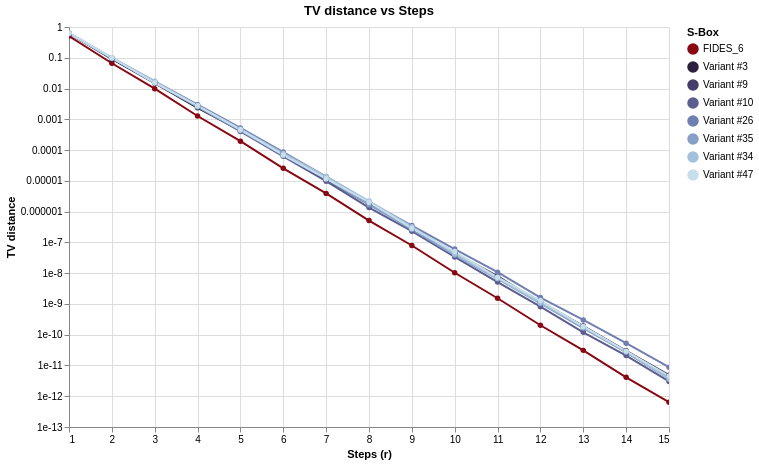

Notebook cell for this chart:
### Code cell
chart_tv = compare_tv_distance_altair(
    specs,
    r_values=list(range(1,16)),
    log_scale=True,
    detail=False
)
chart_tv

### Figure 1 — Vega-Lite specification as saved in the notebook (floating-point values rounded to 4 significant figures)
{"config": {"view": {"continuousWidth": 300, "continuousHeight": 300}}, "data": {"name": "data-20da9564bc5ebf646af35356b3aa4ada"}, "mark": {"type": "line", "point": true}, "encoding": {"color": {"field": "S-Box", "legend": {"title": "S-Box"}, "scale": {"domain": ["FIDES_6", "Variant #3", "Variant #9", "Variant #10", "Variant #26", "Variant #35", "Variant #34", "Variant #47"], "range": ["#880811", "#2b1f3e", "#453c6b", "#5b5d91", "#707fb1", "#87a0c8", "#a4c1db", "#c7dfeb"]}, "type": "nominal"}, "tooltip": [{"field": "r", "type": "quantitative"}, {"field": "S-Box", "type": "nominal"}, {"field": "TV distance", "type": "quantitative"}], "x": {"field": "r", "title": "Steps (r)", "type": "quantitative"}, "y": {"field": "TV distance", "scale": {"type": "log"}, "title": "TV distance", "type": "quantitative"}}, "height": 400, "params": [{"name": "param_21", "select": {"type": "interval", "encodings": ["x", "y"]}, "bind": "scales"}], "title": "TV distance vs Steps", "width": 600, "$schema": "https://vega.github.io/schema/vega-lite/v5.20.1.json", "datasets": {"data-20da9564bc5ebf646af35356b3aa4ada": [{"r": 1, "S-Box": "FIDES_6", "TV distance": 0.5082}, {"r": 2, "S-Box": "FIDES_6", "TV distance": 0.06628}, {"r": 3, "S-Box": "FIDES_6", "TV distance": 0.0099}, {"r": 4, "S-Box": "FIDES_6", "TV distance": 0.001279}, {"r": 5, "S-Box": "FIDES_6", "TV distance": 0.0001952}, {"r": 6, "S-Box": "FIDES_6", "TV distance": 2.556e-05}, {"r": 7, "S-Box": "FIDES_6", "TV distance": 3.914e-06}, {"r": 8, "S-Box": "FIDES_6", "TV distance": 5.103e-07}, {"r": 9, "S-Box": "FIDES_6", "TV distance": 7.921e-08}, {"r": 10, "S-Box": "FIDES_6", "TV distance": 1.029e-08}, {"r": 11, "S-Box": "FIDES_6", "TV distance": 1.53e-09}, {"r": 12, "S-Box": "FIDES_6", "TV distance": 2.028e-10}, {"r": 13, "S-Box": "FIDES_6", "TV distance": 3.095e-11}, {"r": 14, "S-Box": "FIDES_6", "TV distance": 4.113e-12}, {"r": 15, "S-Box": "FIDES_6", "TV distance": 6.428e-13}, {"r": 1, "S-Box": "Variant #3", "TV distance": 0.619}, {"r": 2, "S-Box": "Variant #3", "TV distance": 0.09144}, {"r": 3, "S-Box": "Variant #3", "TV distance": 0.01496}, {"r": 4, "S-Box": "Variant #3", "TV distance": 0.002355}, {"r": 5, "S-Box": "Variant #3", "TV distance": 0.0004287}, {"r": 6, "S-Box": "Variant #3", "TV distance": 7.183e-05}, {"r": 7, "S-Box": "Variant #3", "TV distance": 1.076e-05}, {"r": 8, "S-Box": "Variant #3", "TV distance": 1.746e-06}, {"r": 9, "S-Box": "Variant #3", "TV distance": 3.047e-07}, {"r": 10, "S-Box": "Variant #3", "TV distance": 4.516e-08}, {"r": 11, "S-Box": "Variant #3", "TV distance": 7.035e-09}, {"r": 12, "S-Box": "Variant #3", "TV distance": 1.187e-09}, {"r": 13, "S-Box": "Variant #3", "TV distance": 1.914e-10}, {"r": 14, "S-Box": "Variant #3", "TV distance": 3.001e-11}, {"r": 15, "S-Box": "Variant #3", "TV distance": 4.813e-12}, {"r": 1, "S-Box": "Variant #9", "TV distance": 0.619}, {"r": 2, "S-Box": "Variant #9", "TV distance": 0.09291}, {"r": 3, "S-Box": "Variant #9", "TV distance": 0.01608}, {"r": 4, "S-Box": "Variant #9", "TV distance": 0.002845}, {"r": 5, "S-Box": "Variant #9", "TV distance": 0.0004502}, {"r": 6, "S-Box": "Variant #9", "TV distance": 7.91e-05}, {"r": 7, "S-Box": "Variant #9", "TV distance": 1.207e-05}, {"r": 8, "S-Box": "Variant #9", "TV distance": 1.853e-06}, {"r": 9, "S-Box": "Variant #9", "TV distance": 2.981e-07}, {"r": 10, "S-Box": "Variant #9", "TV distance": 4.472e-08}, {"r": 11, "S-Box": "Variant #9", "TV distance": 7.95e-09}, {"r": 12, "S-Box": "Variant #9", "TV distance": 1.092e-09}, {"r": 13, "S-Box": "Variant #9", "TV distance": 1.81e-10}, {"r": 14, "S-Box": "Variant #9", "TV distance": 2.693e-11}, {"r": 15, "S-Box": "Variant #9", "TV distance": 3.706e-12}, {"r": 1, "S-Box": "Variant #10", "TV distance": 0.6349}, {"r": 2, "S-Box": "Variant #10", "TV distance": 0.09778}, {"r": 3, "S-Box": "Variant #10", "TV distance": 0.01563}, {"r": 4, "S-Box": "Variant #10", "TV distance": 0.002643}, {"r": 5, "S-Box": "Variant #10", "TV distance": 0.0004026}, {"r": 6, "S-Box": "Variant #10", "TV distance": 6.283e-05}, {"r": 7, "S-Box": "Variant #10", "TV distance": 9.743e-06}, {"r": 8, "S-Box": "Variant #10", "TV distance": 1.354e-06}, {"r": 9, "S-Box": "Variant #10", "TV distance": 2.313e-07}, {"r": 10, "S-Box": "Variant #10", "TV distance": 3.372e-08}, {"r": 11, "S-Box": "Variant #10", "TV distance": 5.122e-09}, {"r": 12, "S-Box": "Variant #10", "TV distance": 8.123e-10}, {"r": 13, "S-Box": "Variant #10", "TV distance": 1.199e-10}, {"r": 14, "S-Box": "Variant #10", "TV distance": 2.101e-11}, {"r": 15, "S-Box": "Variant #10", "TV distance": 3.009e-12}, {"r": 1, "S-Box": "Variant #26", "TV distance": 0.619}, {"r": 2, "S-Box": "Variant #26", "TV distance": 0.101}, {"r": 3, "S-Box": "Variant #26", "TV distance": 0.01696}, {"r": 4, "S-Box": "Variant #26", "TV distance": 0.002994}, {"r": 5, "S-Box": "Variant #26", "TV distance": 0.0005247}, {"r": 6, "S-Box": "Variant #26", "TV distance": 8.628e-05}, {"r": 7, "S-Box": "Variant #26", "TV distance": 1.366e-05}, {"r": 8, "S-Box": "Variant #26", "TV distance": 2.067e-06}, {"r": 9, "S-Box": "Variant #26", "TV distance": 3.525e-07}, {"r": 10, "S-Box": "Variant #26", "TV distance": 6.077e-08}, {"r": 11, "S-Box": "Variant #26", "TV distance": 1.081e-08}, {"r": 12, "S-Box": "Variant #26", "TV distance": 1.614e-09}, {"r": 13, "S-Box": "Variant #26", "TV distance": 3.026e-10}, {"r": 14, "S-Box": "Variant #26", "TV distance": 5.286e-11}, {"r": 15, "S-Box": "Variant #26", "TV distance": 8.779e-12}, {"r": 1, "S-Box": "Variant #35", "TV distance": 0.619}, {"r": 2, "S-Box": "Variant #35", "TV distance": 0.099}, {"r": 3, "S-Box": "Variant #35", "TV distance": 0.01544}, {"r": 4, "S-Box": "Variant #35", "TV distance": 0.002516}, {"r": 5, "S-Box": "Variant #35", "TV distance": 0.0004262}, {"r": 6, "S-Box": "Variant #35", "TV distance": 6.676e-05}, {"r": 7, "S-Box": "Variant #35", "TV distance": 1.158e-05}, {"r": 8, "S-Box": "Variant #35", "TV distance": 1.677e-06}, {"r": 9, "S-Box": "Variant #35", "TV distance": 2.642e-07}, {"r": 10, "S-Box": "Variant #35", "TV distance": 3.874e-08}, {"r": 11, "S-Box": "Variant #35", "TV distance": 6.549e-09}, {"r": 12, "S-Box": "Variant #35", "TV distance": 1.041e-09}, {"r": 13, "S-Box": "Variant #35", "TV distance": 1.644e-10}, {"r": 14, "S-Box": "Variant #35", "TV distance": 2.729e-11}, {"r": 15, "S-Box": "Variant #35", "TV distance": 4.045e-12}, {"r": 1, "S-Box": "Variant #34", "TV distance": 0.619}, {"r": 2, "S-Box": "Variant #34", "TV distance": 0.09803}, {"r": 3, "S-Box": "Variant #34", "TV distance": 0.01738}, {"r": 4, "S-Box": "Variant #34", "TV distance": 0.002758}, {"r": 5, "S-Box": "Variant #34", "TV distance": 0.0004791}, {"r": 6, "S-Box": "Variant #34", "TV distance": 7.805e-05}, {"r": 7, "S-Box": "Variant #34", "TV distance": 1.379e-05}, {"r": 8, "S-Box": "Variant #34", "TV distance": 2.195e-06}, {"r": 9, "S-Box": "Variant #34", "TV distance": 3.238e-07}, {"r": 10, "S-Box": "Variant #34", "TV distance": 4.229e-08}, {"r": 11, "S-Box": "Variant #34", "TV distance": 6.811e-09}, {"r": 12, "S-Box": "Variant #34", "TV distance": 1.108e-09}, {"r": 13, "S-Box": "Variant #34", "TV distance": 1.851e-10}, {"r": 14, "S-Box": "Variant #34", "TV distance": 2.834e-11}, {"r": 15, "S-Box": "Variant #34", "TV distance": 3.657e-12}, {"r": 1, "S-Box": "Variant #47", "TV distance": 0.6349}, {"r": 2, "S-Box": "Variant #47", "TV distance": 0.101}, {"r": 3, "S-Box": "Variant #47", "TV distance": 0.01532}, {"r": 4, "S-Box": "Variant #47", "TV distance": 0.002781}, {"r": 5, "S-Box": "Variant #47", "TV distance": 0.0004611}, {"r": 6, "S-Box": "Variant #47", "TV distance": 6.981e-05}, {"r": 7, "S-Box": "Variant #47", "TV distance": 1.17e-05}, {"r": 8, "S-Box": "Variant #47", "TV distance": 2.024e-06}, {"r": 9, "S-Box": "Variant #47", "TV distance": 2.885e-07}, {"r": 10, "S-Box": "Variant #47", "TV distance": 5.038e-08}, {"r": 11, "S-Box": "Variant #47", "TV distance": 7.353e-09}, {"r": 12, "S-Box": "Variant #47", "TV distance": 1.283e-09}, {"r": 13, "S-Box": "Variant #47", "TV distance": 1.819e-10}, {"r": 14, "S-Box": "Variant #47", "TV distance": 2.925e-11}, {"r": 15, "S-Box": "Variant #47", "TV distance": 4.546e-12}]}}
